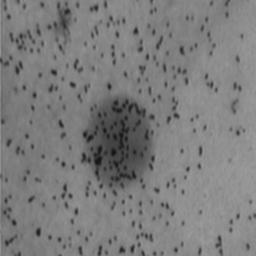
%> input picture Techniques_prétraitement/img/DNA.png, 256 x 256 px
$ octave PARTIE5_ModificationHistogramme.m   (GNU Octave 9; MATLAB toolbox functions it lacks are replaced by stand-ins)
%> lines starting %> are read from the running program, lines starting %| are printed output that depends on the picture
%Modification d'Histogramme

clc
clear all
close all

#{
house1 = imread('img/house1.png');
house2 = imread('img/HOUSE2.png');
house3 = imread('img/HOUSE3.png');

figure(2)
imhist(house1);
hold off
figure(3)
imhist(house2);
hold off
figure(4)
imhist(house3);

sic = imread('img/SIC.png');
figure(5)
imhist(sic);
#}


dna = imread('img/DNA.png');
%> dna is the input picture: size 256x256 uint8; min 19, max 157, mean 124.4
figure,imshow(dna)

low_in = double(min(min(dna)))/255;
%> low_in = 0.0745
high_in = double(max(max(dna)))/255;
%> high_in = 0.616

dna_adj = imadjust(dna, [low_in high_in],[0 1]);
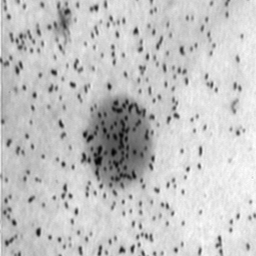
%> dna_adj: size 256x256 uint8; min 0, max 255, mean 194.7

figure,imshow(dna_adj)
